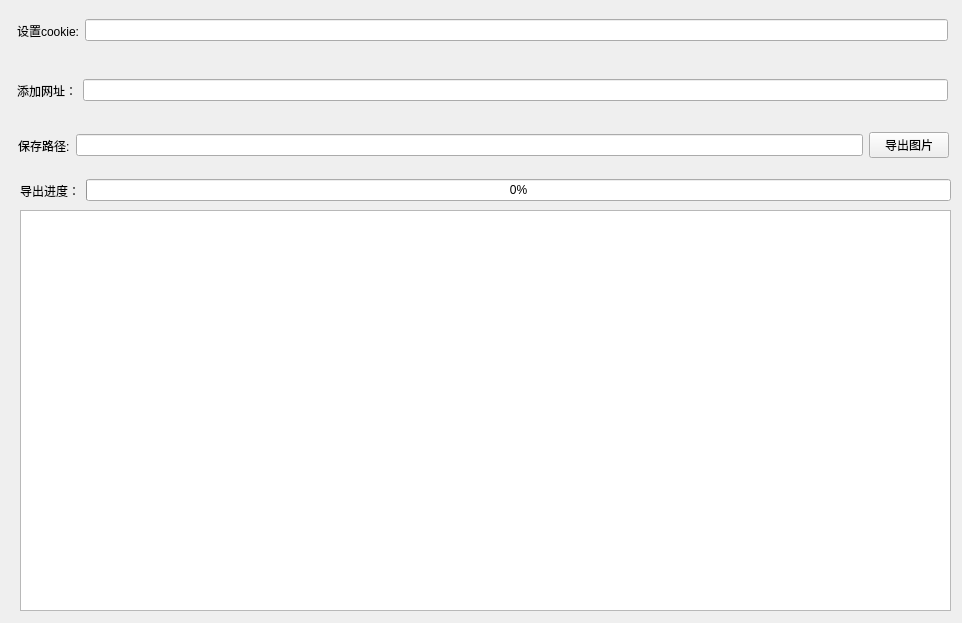
<?xml version="1.0" encoding="UTF-8"?>
<ui version="4.0">
 <class>Form</class>
 <widget class="QWidget" name="Form">
  <property name="geometry">
   <rect>
    <x>0</x>
    <y>0</y>
    <width>962</width>
    <height>623</height>
   </rect>
  </property>
  <property name="windowTitle">
   <string>Form</string>
  </property>
  <widget class="QWidget" name="horizontalLayoutWidget">
   <property name="geometry">
    <rect>
     <x>17</x>
     <y>60</y>
     <width>931</width>
     <height>61</height>
    </rect>
   </property>
   <layout class="QHBoxLayout" name="horizontalLayout">
    <item>
     <widget class="QLabel" name="add_name">
      <property name="text">
       <string>添加网址：</string>
      </property>
     </widget>
    </item>
    <item>
     <widget class="QLineEdit" name="url_ipt"/>
    </item>
   </layout>
  </widget>
  <widget class="QWidget" name="horizontalLayoutWidget_2">
   <property name="geometry">
    <rect>
     <x>18</x>
     <y>120</y>
     <width>931</width>
     <height>51</height>
    </rect>
   </property>
   <layout class="QHBoxLayout" name="horizontalLayout_2">
    <item>
     <widget class="QLabel" name="save_url">
      <property name="text">
       <string>保存路径:</string>
      </property>
     </widget>
    </item>
    <item>
     <widget class="QLineEdit" name="line_url_save"/>
    </item>
    <item>
     <widget class="QPushButton" name="button_out">
      <property name="text">
       <string>导出图片</string>
      </property>
     </widget>
    </item>
   </layout>
  </widget>
  <widget class="QWidget" name="horizontalLayoutWidget_3">
   <property name="geometry">
    <rect>
     <x>20</x>
     <y>170</y>
     <width>931</width>
     <height>41</height>
    </rect>
   </property>
   <layout class="QHBoxLayout" name="horizontalLayout_3">
    <item>
     <widget class="QLabel" name="label">
      <property name="text">
       <string>导出进度：</string>
      </property>
     </widget>
    </item>
    <item>
     <widget class="QProgressBar" name="progressBar">
      <property name="value">
       <number>0</number>
      </property>
     </widget>
    </item>
   </layout>
  </widget>
  <widget class="QGraphicsView" name="show_window">
   <property name="geometry">
    <rect>
     <x>20</x>
     <y>210</y>
     <width>931</width>
     <height>401</height>
    </rect>
   </property>
  </widget>
  <widget class="QWidget" name="horizontalLayoutWidget_4">
   <property name="geometry">
    <rect>
     <x>17</x>
     <y>10</y>
     <width>931</width>
     <height>41</height>
    </rect>
   </property>
   <layout class="QHBoxLayout" name="horizontalLayout_4">
    <item>
     <widget class="QLabel" name="label_2">
      <property name="text">
       <string>设置cookie:</string>
      </property>
     </widget>
    </item>
    <item>
     <widget class="QLineEdit" name="lineEdit"/>
    </item>
   </layout>
  </widget>
 </widget>
 <resources/>
 <connections/>
</ui>
